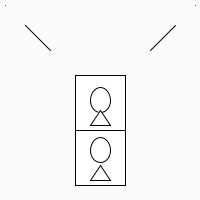
Frame 1 (no input)
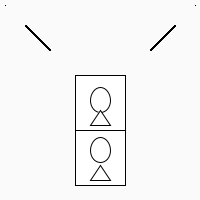
Frame 60 (the mouse pressed at the canvas centre just before this capture)
Frame 120 (the mouse held since frame 60 and released just before this capture): identical to frame 60, image omitted

The Processing sketch that drew these frames (run headless with seeded random() and noise(); from frame 60 on, the mouse is pressed at the canvas centre):

// Processing sketch: Day_2
// ── Day_2.pde
void setup()
{
  size(200, 200);
  background(250);
}

void draw()
{
  point(5, 5);
  point(195, 5);
  line(25, 25, 50, 50);
  line(175,25,150,50);
  rect(75,75,50,55);
  rect(75,130,50,55);
  ellipse(100,100,20,25);
  ellipse(100,150,20,25);
  triangle(100,110,110,125,90,125);
  triangle(100,165,110,180,90,180);

}
